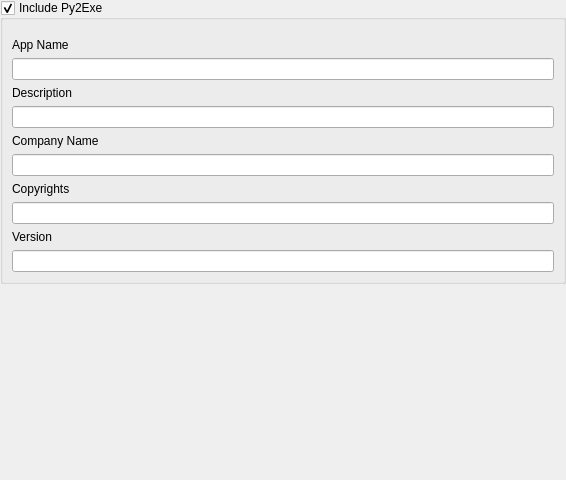
<?xml version="1.0" encoding="UTF-8"?>
<ui version="4.0">
 <class>Form</class>
 <widget class="QWidget" name="Form">
  <property name="geometry">
   <rect>
    <x>0</x>
    <y>0</y>
    <width>566</width>
    <height>480</height>
   </rect>
  </property>
  <property name="windowTitle">
   <string>Form</string>
  </property>
  <layout class="QGridLayout" name="gridLayout_2">
   <property name="leftMargin">
    <number>0</number>
   </property>
   <property name="topMargin">
    <number>0</number>
   </property>
   <property name="rightMargin">
    <number>0</number>
   </property>
   <property name="bottomMargin">
    <number>9</number>
   </property>
   <property name="spacing">
    <number>0</number>
   </property>
   <item row="0" column="0">
    <widget class="QGroupBox" name="groupBox">
     <property name="title">
      <string>Include Py2Exe</string>
     </property>
     <property name="checkable">
      <bool>true</bool>
     </property>
     <layout class="QGridLayout" name="gridLayout">
      <item row="3" column="0">
       <widget class="QWidget" name="widget_4" native="true">
        <layout class="QGridLayout" name="gridLayout_6">
         <property name="leftMargin">
          <number>0</number>
         </property>
         <property name="topMargin">
          <number>0</number>
         </property>
         <property name="rightMargin">
          <number>0</number>
         </property>
         <property name="bottomMargin">
          <number>0</number>
         </property>
         <item row="1" column="1">
          <widget class="QLineEdit" name="lineEdit_4"/>
         </item>
         <item row="0" column="1">
          <widget class="QLabel" name="label_4">
           <property name="text">
            <string>Copyrights</string>
           </property>
          </widget>
         </item>
        </layout>
       </widget>
      </item>
      <item row="1" column="0">
       <widget class="QWidget" name="widget_2" native="true">
        <layout class="QGridLayout" name="gridLayout_4">
         <property name="leftMargin">
          <number>0</number>
         </property>
         <property name="topMargin">
          <number>0</number>
         </property>
         <property name="rightMargin">
          <number>0</number>
         </property>
         <property name="bottomMargin">
          <number>0</number>
         </property>
         <item row="1" column="1">
          <widget class="QLineEdit" name="lineEdit_2"/>
         </item>
         <item row="0" column="1">
          <widget class="QLabel" name="label_2">
           <property name="text">
            <string>Description</string>
           </property>
          </widget>
         </item>
        </layout>
       </widget>
      </item>
      <item row="4" column="0">
       <widget class="QWidget" name="widget_5" native="true">
        <layout class="QGridLayout" name="gridLayout_7">
         <property name="leftMargin">
          <number>0</number>
         </property>
         <property name="topMargin">
          <number>0</number>
         </property>
         <property name="rightMargin">
          <number>0</number>
         </property>
         <property name="bottomMargin">
          <number>0</number>
         </property>
         <item row="1" column="1">
          <widget class="QLineEdit" name="lineEdit_5"/>
         </item>
         <item row="0" column="1">
          <widget class="QLabel" name="label_5">
           <property name="text">
            <string>Version</string>
           </property>
          </widget>
         </item>
        </layout>
       </widget>
      </item>
      <item row="2" column="0">
       <widget class="QWidget" name="widget_3" native="true">
        <layout class="QGridLayout" name="gridLayout_5">
         <property name="leftMargin">
          <number>0</number>
         </property>
         <property name="topMargin">
          <number>0</number>
         </property>
         <property name="rightMargin">
          <number>0</number>
         </property>
         <property name="bottomMargin">
          <number>0</number>
         </property>
         <item row="1" column="1">
          <widget class="QLineEdit" name="lineEdit_3"/>
         </item>
         <item row="0" column="1">
          <widget class="QLabel" name="label_3">
           <property name="text">
            <string>Company Name</string>
           </property>
          </widget>
         </item>
        </layout>
       </widget>
      </item>
      <item row="0" column="0">
       <widget class="QWidget" name="widget" native="true">
        <layout class="QGridLayout" name="gridLayout_3">
         <property name="leftMargin">
          <number>0</number>
         </property>
         <property name="rightMargin">
          <number>0</number>
         </property>
         <property name="bottomMargin">
          <number>0</number>
         </property>
         <item row="2" column="0">
          <widget class="QLineEdit" name="lineEdit"/>
         </item>
         <item row="0" column="0">
          <widget class="QLabel" name="label">
           <property name="text">
            <string>App Name</string>
           </property>
          </widget>
         </item>
        </layout>
       </widget>
      </item>
     </layout>
    </widget>
   </item>
   <item row="1" column="0">
    <spacer name="verticalSpacer">
     <property name="orientation">
      <enum>Qt::Vertical</enum>
     </property>
     <property name="sizeHint" stdset="0">
      <size>
       <width>20</width>
       <height>113</height>
      </size>
     </property>
    </spacer>
   </item>
  </layout>
 </widget>
 <resources/>
 <connections/>
</ui>
